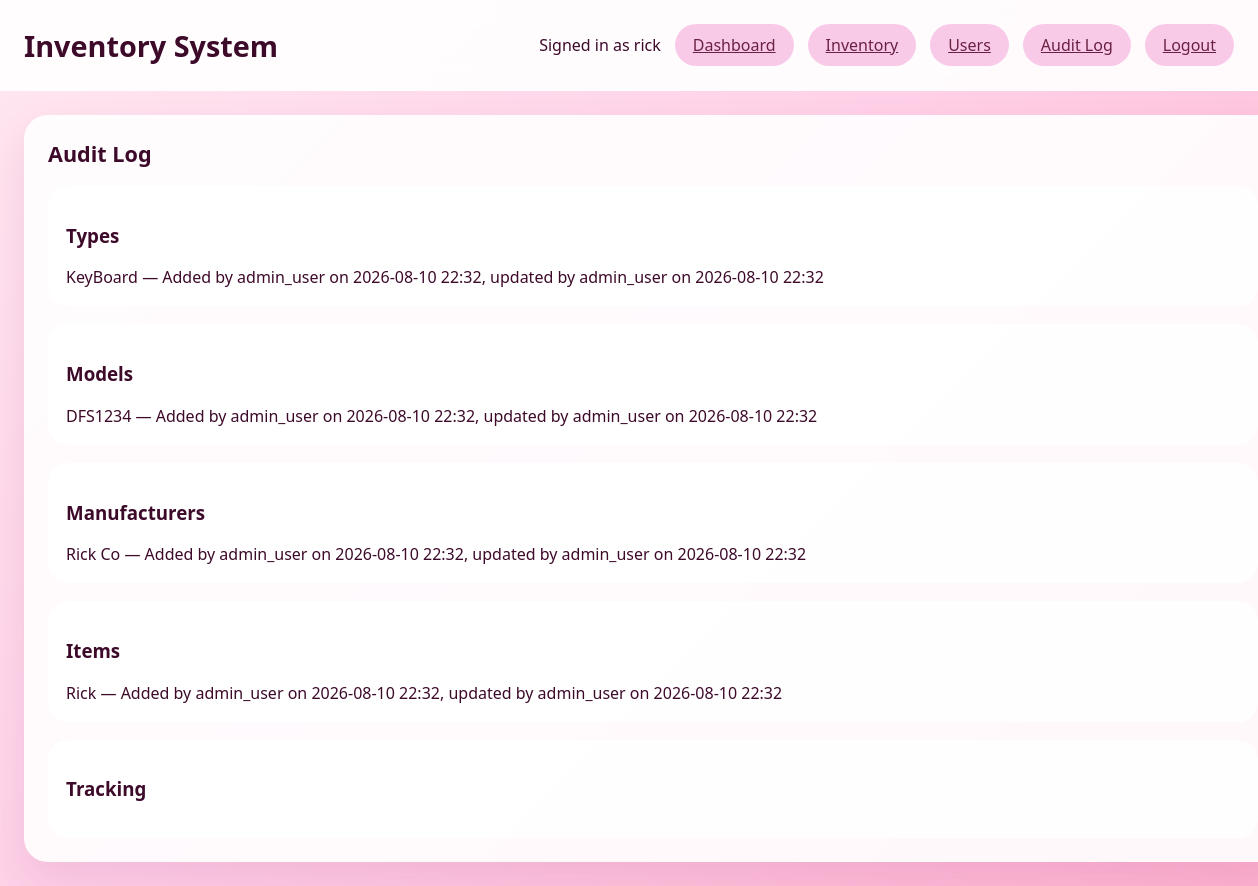
The page /audit (signed in) on the database as committed earlier.
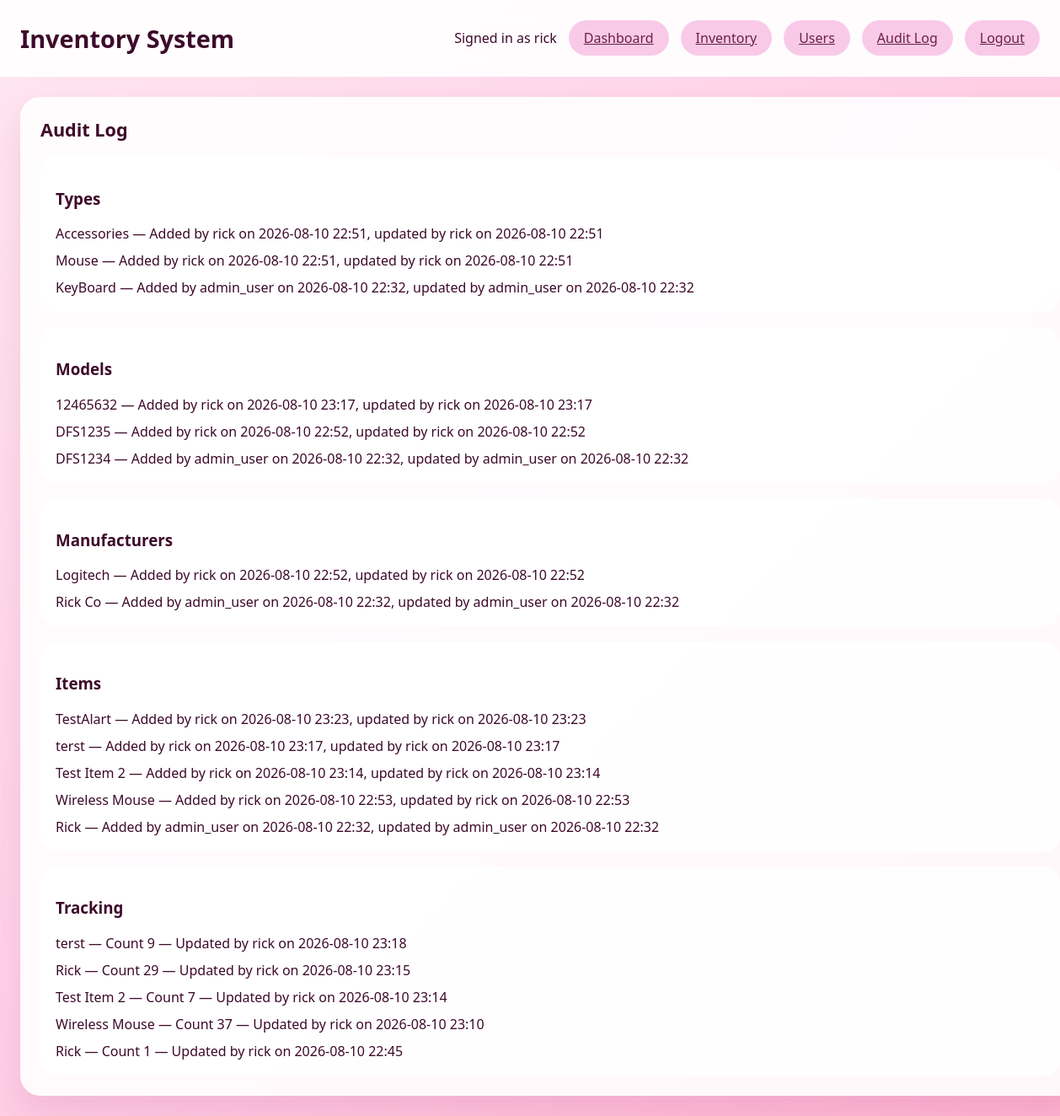
The same page on the database as committed later.
### app.py (models this page shows, shortened)
class InventoryItemUser(UserMixin, db.Model):
    __tablename__ = 'inventory_item_user'
    OID = db.Column(db.Integer, primary_key=True)
    username = db.Column(db.String(150), unique=True, nullable=False)
    encrypt_password_hash = db.Column(db.String(255), nullable=False)

class InventoryItemType(db.Model):
    __tablename__ = 'inventory_item_type'
    OID = db.Column(db.Integer, primary_key=True)
    Product_Type = db.Column(db.String(200), unique=True, nullable=False)
    add_user_oid = db.Column(db.Integer, db.ForeignKey('inventory_item_user.OID'), nullable=False)
    add_datetime = db.Column(db.DateTime, nullable=False, default=func.now())
    update_user_oid = db.Column(db.Integer, db.ForeignKey('inventory_item_user.OID'), nullable=True)
    last_update_datetime = db.Column(db.DateTime, nullable=True)
    add_user = relationship('InventoryItemUser', foreign_keys=[add_user_oid], lazy='joined')
    update_user = relationship('InventoryItemUser', foreign_keys=[update_user_oid], lazy='joined')

class InventoryItemModel(db.Model):
    __tablename__ = 'inventory_item_model'
    OID = db.Column(db.Integer, primary_key=True)
    Model_Number = db.Column(db.String(200), unique=True, nullable=False)
    add_user_oid = db.Column(db.Integer, db.ForeignKey('inventory_item_user.OID'), nullable=False)
    add_datetime = db.Column(db.DateTime, nullable=False, default=func.now())
    update_user_oid = db.Column(db.Integer, db.ForeignKey('inventory_item_user.OID'), nullable=True)
    last_update_datetime = db.Column(db.DateTime, nullable=True)
    add_user = relationship('InventoryItemUser', foreign_keys=[add_user_oid], lazy='joined')
    update_user = relationship('InventoryItemUser', foreign_keys=[update_user_oid], lazy='joined')

class InventoryItemManufacturer(db.Model):
    __tablename__ = 'inventory_item_manufacturer'
    OID = db.Column(db.Integer, primary_key=True)
    Manufacturer_NAME = db.Column(db.String(200), unique=True, nullable=False)
    add_user_oid = db.Column(db.Integer, db.ForeignKey('inventory_item_user.OID'), nullable=False)
    add_date_time = db.Column(db.DateTime, nullable=False, default=func.now())
    update_user_oid = db.Column(db.Integer, db.ForeignKey('inventory_item_user.OID'), nullable=True)
    last_update_datetime = db.Column(db.DateTime, nullable=True)
    add_user = relationship('InventoryItemUser', foreign_keys=[add_user_oid], lazy='joined')
    update_user = relationship('InventoryItemUser', foreign_keys=[update_user_oid], lazy='joined')

class InventoryItem(db.Model):
    __tablename__ = 'inventory_item'
    OID = db.Column(db.Integer, primary_key=True)
    ITEM_TYPE_OID = db.Column(db.Integer, db.ForeignKey('inventory_item_type.OID'), nullable=False)
    MODEL_OID = db.Column(db.Integer, db.ForeignKey('inventory_item_model.OID'), nullable=False)
    Manufacturer_oid = db.Column(db.Integer, db.ForeignKey('inventory_item_manufacturer.OID'), nullable=False)
    Item_Name = db.Column(db.String(250), unique=True, nullable=False)
    Note = db.Column(db.String(500), nullable=True)
    Alert_Level = db.Column(db.Integer, nullable=False, default=0)
    add_user_oid = db.Column(db.Integer, db.ForeignKey('inventory_item_user.OID'), nullable=False)
    add_date_time = db.Column(db.DateTime, nullable=False, default=func.now())
    update_user_oid = db.Column(db.Integer, db.ForeignKey('inventory_item_user.OID'), nullable=True)
    last_update_datetime = db.Column(db.DateTime, nullable=True)
    item_type = relationship('InventoryItemType', foreign_keys=[ITEM_TYPE_OID], lazy='joined')
    model = relationship('InventoryItemModel', foreign_keys=[MODEL_OID], lazy='joined')
    manufacturer = relationship('InventoryItemManufacturer', foreign_keys=[Manufacturer_oid], lazy='joined')
    add_user = relationship('InventoryItemUser', foreign_keys=[add_user_oid], lazy='joined')
    update_user = relationship('InventoryItemUser', foreign_keys=[update_user_oid], lazy='joined')

class InventoryItemTracking(db.Model):
    __tablename__ = 'inventory_item_tracking'
    OID = db.Column(db.Integer, primary_key=True)
    intentory_item_oid = db.Column(db.Integer, db.ForeignKey('inventory_item.OID'), nullable=False)
    item_count = db.Column(db.Integer, nullable=False, default=0)
    update_user_oid = db.Column(db.Integer, db.ForeignKey('inventory_item_user.OID'), nullable=False)
    last_update_datetime = db.Column(db.DateTime, nullable=False, default=func.now())
    item = relationship('InventoryItem', foreign_keys=[intentory_item_oid], lazy='joined')
    update_user = relationship('InventoryItemUser', foreign_keys=[update_user_oid], lazy='joined')

### app.py (the view)
@app.route('/audit')
@login_required
def audit_log():
    item_types = InventoryItemType.query.order_by(InventoryItemType.add_datetime.desc()).all()
    item_models = InventoryItemModel.query.order_by(InventoryItemModel.add_datetime.desc()).all()
    manufacturers = InventoryItemManufacturer.query.order_by(InventoryItemManufacturer.add_date_time.desc()).all()
    items = InventoryItem.query.order_by(InventoryItem.add_date_time.desc()).all()
    trackings = InventoryItemTracking.query.order_by(InventoryItemTracking.last_update_datetime.desc()).all()
    return render_template('audit.html', item_types=item_types, item_models=item_models,
                           manufacturers=manufacturers, items=items, trackings=trackings)

### app.py (called while the page is built)
@login_manager.user_loader
def load_user(user_id):
    return InventoryItemUser.query.get(int(user_id))

@app.context_processor
def inject_now():
    return {'now': datetime.utcnow()}

### templates/audit.html
{% extends 'base.html' %}
{% block content %}
<div class="dashboard-grid">
  <section class="panel full-width">
    <h2>Audit Log</h2>
    <div class="audit-grid">
      <div>
        <h3>Types</h3>
        <ul class="item-list">
          {% for type in item_types %}
            <li>{{ type.Product_Type }} — Added by {{ type.add_user.username if type.add_user else 'unknown' }} on {{ type.add_datetime.strftime('%Y-%m-%d %H:%M') }}{% if type.last_update_datetime %}, updated by {{ type.update_user.username if type.update_user else 'unknown' }} on {{ type.last_update_datetime.strftime('%Y-%m-%d %H:%M') }}{% endif %}</li>
          {% endfor %}
        </ul>
      </div>
      <div>
        <h3>Models</h3>
        <ul class="item-list">
          {% for model in item_models %}
            <li>{{ model.Model_Number }} — Added by {{ model.add_user.username if model.add_user else 'unknown' }} on {{ model.add_datetime.strftime('%Y-%m-%d %H:%M') }}{% if model.last_update_datetime %}, updated by {{ model.update_user.username if model.update_user else 'unknown' }} on {{ model.last_update_datetime.strftime('%Y-%m-%d %H:%M') }}{% endif %}</li>
          {% endfor %}
        </ul>
      </div>
      <div>
        <h3>Manufacturers</h3>
        <ul class="item-list">
          {% for manufacturer in manufacturers %}
            <li>{{ manufacturer.Manufacturer_NAME }} — Added by {{ manufacturer.add_user.username if manufacturer.add_user else 'unknown' }} on {{ manufacturer.add_date_time.strftime('%Y-%m-%d %H:%M') }}{% if manufacturer.last_update_datetime %}, updated by {{ manufacturer.update_user.username if manufacturer.update_user else 'unknown' }} on {{ manufacturer.last_update_datetime.strftime('%Y-%m-%d %H:%M') }}{% endif %}</li>
          {% endfor %}
        </ul>
      </div>
      <div class="full-column">
        <h3>Items</h3>
        <ul class="item-list">
          {% for item in items %}
            <li>{{ item.Item_Name }} — Added by {{ item.add_user.username if item.add_user else 'unknown' }} on {{ item.add_date_time.strftime('%Y-%m-%d %H:%M') }}{% if item.last_update_datetime %}, updated by {{ item.update_user.username if item.update_user else 'unknown' }} on {{ item.last_update_datetime.strftime('%Y-%m-%d %H:%M') }}{% endif %}</li>
          {% endfor %}
        </ul>
      </div>
      <div class="full-column">
        <h3>Tracking</h3>
        <ul class="item-list">
          {% for tracking in trackings %}
            <li>{{ tracking.item.Item_Name if tracking.item else 'Item ' ~ tracking.intentory_item_oid }} — Count {{ tracking.item_count }} — Updated by {{ tracking.update_user.username if tracking.update_user else 'unknown' }} on {{ tracking.last_update_datetime.strftime('%Y-%m-%d %H:%M') }}</li>
          {% endfor %}
        </ul>
      </div>
    </div>
  </section>
</div>
{% endblock %}

### templates/base.html (shortened to what this page needs)
<!doctype html>
<html lang="en">
<head>
  <link rel="stylesheet" href="{{ url_for('static', filename='css/style.css') }}">
</head>
<body>
  <div class="app-shell">
    <header class="app-header">
      <div class="header-left">
        <h1>Inventory System</h1>
      </div>
      {% if current_user.is_authenticated %}
      <div class="user-bar">
        <span>Signed in as {{ current_user.username }}</span>
        <a class="button secondary" href="{{ url_for('dashboard') }}">Dashboard</a>
        <a class="button secondary" href="{{ url_for('inventory') }}">Inventory</a>
        <a class="button secondary" href="{{ url_for('users') }}">Users</a>
        <a class="button secondary" href="{{ url_for('audit_log') }}">Audit Log</a>
        <a class="button secondary" href="{{ url_for('logout') }}">Logout</a>
      </div>
      {% endif %}
    </header>
    <main class="page-content">
      {% block content %}{% endblock %}
    </main>
  </div>
</body>
</html>

### static/css/style.css (style rules this page uses)
body { margin: 0; font-family: 'Segoe UI', Tahoma, Geneva, Verdana, sans-serif; background: linear-gradient(135deg, #ffe7f0 0%, #ffd1e8 45%, #ffb3d1 100%); color: #3d0a2a; }
.app-shell { min-height: 100vh; display: flex; flex-direction: column; }
.app-header { padding: 24px; background: rgba(255, 255, 255, 0.92); backdrop-filter: blur(12px); border-bottom: 1px solid rgba(255, 255, 255, 0.7); display: flex; justify-content: space-between; align-items: center; }
.app-header h1 { margin: 0; font-size: 1.8rem; }
.user-bar { display: flex; align-items: center; gap: 14px; }
.button { border: none; padding: 10px 18px; border-radius: 999px; background: #a84d93; color: white; cursor: pointer; transition: background 0.2s ease; }
.button.secondary { background: rgba(249, 200, 231, 0.95); color: #6b2142; }
.page-content { padding: 24px; width: 100%; max-width: 1280px; margin: 0 auto; }
.dashboard-grid { display: grid; grid-template-columns: repeat(auto-fit, minmax(280px, 1fr)); gap: 20px; }
.panel { background: rgba(255, 255, 255, 0.9); border-radius: 24px; padding: 24px; box-shadow: 0 20px 40px rgba(150, 45, 113, 0.12); }
.panel.full-width { grid-column: 1 / -1; }
.panel h2 { margin-top: 0; font-size: 1.35rem; }
.item-list { list-style: none; padding-left: 0; margin: 0; display: grid; gap: 10px; }
.audit-grid { display: grid; gap: 18px; }
.audit-grid > div { background: rgba(255, 255, 255, 0.92); border-radius: 20px; padding: 18px; }
.audit-grid .full-column { grid-column: 1 / -1; }

Rows that differ between the two databases and show on the page:
added InventoryItemType: Product_Type "Accessories", add_user "rick", add_datetime "2026-08-10 22:51", update_user "rick", last_update_datetime "2026-08-10 22:51"
added InventoryItemType: Product_Type "Mouse", add_user "rick", add_datetime "2026-08-10 22:51", update_user "rick", last_update_datetime "2026-08-10 22:51"
added InventoryItemModel: Model_Number "12465632", add_user "rick", add_datetime "2026-08-10 23:17", update_user "rick", last_update_datetime "2026-08-10 23:17"
added InventoryItemModel: Model_Number "DFS1235", add_user "rick", add_datetime "2026-08-10 22:52", update_user "rick", last_update_datetime "2026-08-10 22:52"
added InventoryItemManufacturer: Manufacturer_NAME "Logitech", add_user "rick", add_date_time "2026-08-10 22:52", update_user "rick", last_update_datetime "2026-08-10 22:52"
added InventoryItem: Item_Name "TestAlart", add_user "rick", add_date_time "2026-08-10 23:23", update_user "rick", last_update_datetime "2026-08-10 23:23"
added InventoryItem: Item_Name "terst", add_user "rick", add_date_time "2026-08-10 23:17", update_user "rick", last_update_datetime "2026-08-10 23:17"
added InventoryItem: Item_Name "Test Item 2", add_user "rick", add_date_time "2026-08-10 23:14", update_user "rick", last_update_datetime "2026-08-10 23:14"
added InventoryItem: Item_Name "Wireless Mouse", add_user "rick", add_date_time "2026-08-10 22:53", update_user "rick", last_update_datetime "2026-08-10 22:53"
added InventoryItemTracking: item "terst", item_count "9", update_user "rick", last_update_datetime "2026-08-10 23:18"
added InventoryItemTracking: item "Rick", item_count "29", update_user "rick", last_update_datetime "2026-08-10 23:15"
added InventoryItemTracking: item "Test Item 2", item_count "7", update_user "rick", last_update_datetime "2026-08-10 23:14"
added InventoryItemTracking: item "Wireless Mouse", item_count "37", update_user "rick", last_update_datetime "2026-08-10 23:10"
added InventoryItemTracking: item "Rick", item_count "1", update_user "rick", last_update_datetime "2026-08-10 22:45"
